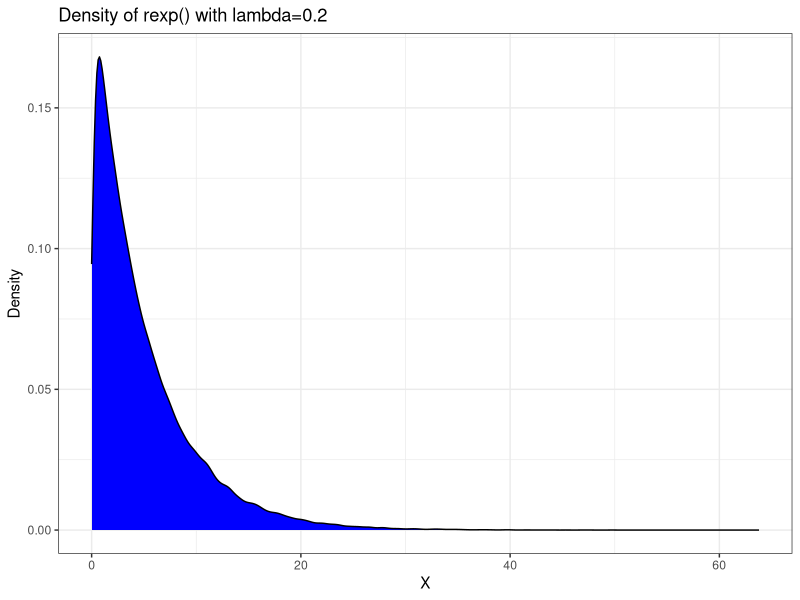
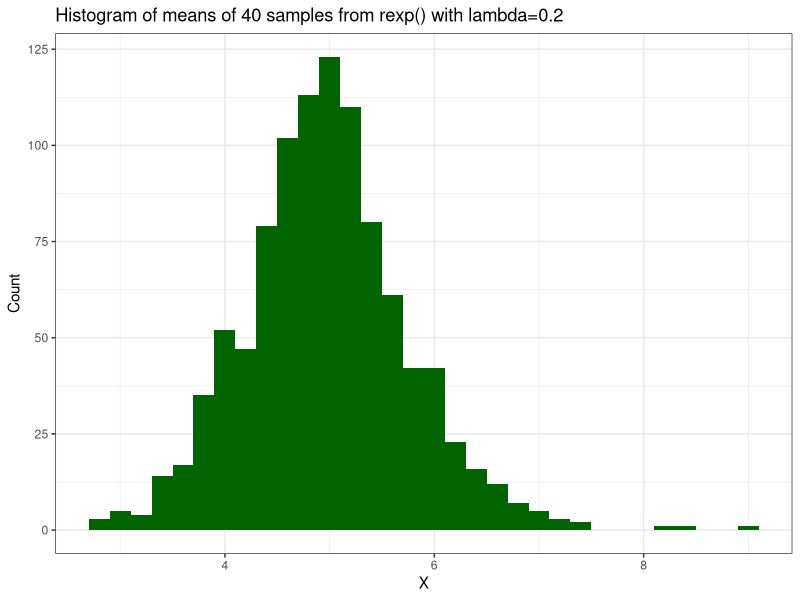
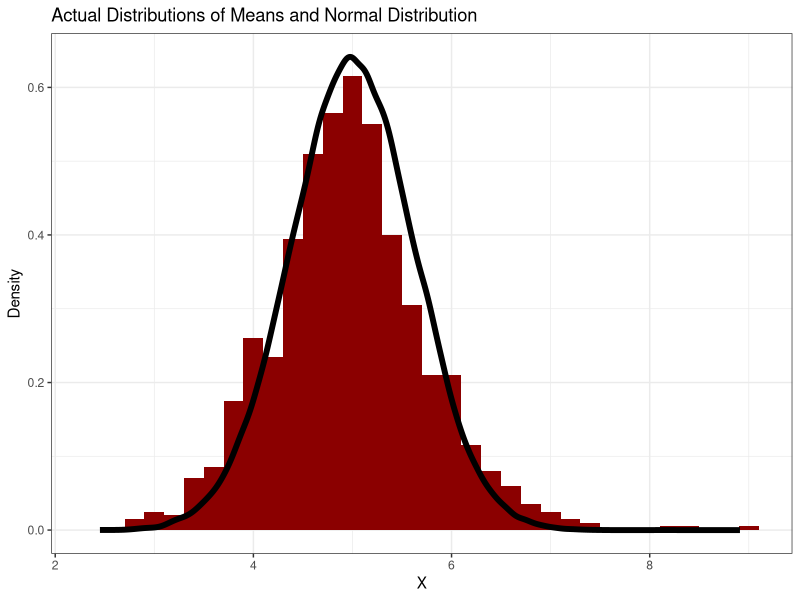

Write R code to recreate these figures, in order.
## ---- chunk 1
knitr::opts_chunk$set(echo = TRUE)
library(ggplot2)
options(digits = 3)
## ---- chunk 2
ggplot(data = data.frame(x = rexp(100000, 0.2)), aes(x = x)) + 
    geom_density(fill = 'blue') +
    ggtitle("Density of rexp() with lambda=0.2") + 
    xlab("X")+
    ylab("Density")+
    theme_bw()
## ---- chunk 3
sample_means<-NULL
for (i in 1 : 1000) sample_means = c(sample_means, mean(rexp(40, 0.2)))
## ---- chunk 4
ggplot(data = data.frame(SampleMeans = sample_means), aes(x = SampleMeans)) + 
    geom_histogram(binwidth = 0.2, fill = 'darkgreen') +
    ggtitle("Histogram of means of 40 samples from rexp() with lambda=0.2") + 
    xlab("X")+
    ylab("Count")+
    theme_bw()
## ---- chunk 5
ggplot(data = data.frame(SampleMeans = sample_means, 
                         NormalDensity=rnorm(n = 100000, mean = 5, sd = (5/sqrt(40))^2))) +
    geom_histogram(aes(x=SampleMeans, y=..density..), fill='darkred', binwidth=0.2) +
    geom_density(aes(x=NormalDensity), colour="black", size=2) +
    ggtitle("Actual Distributions of Means and Normal Distribution") + 
    xlab("X")+
    ylab("Density")+
    theme_bw()
